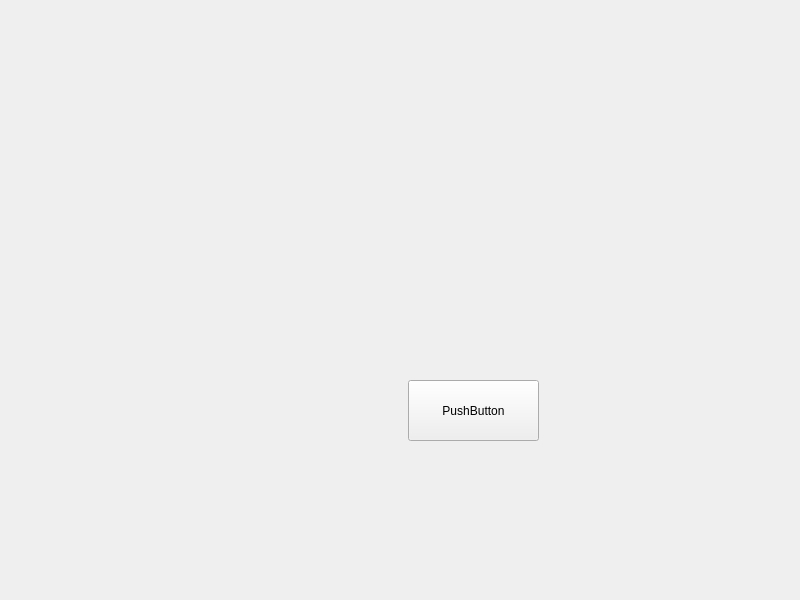
<?xml version="1.0" encoding="UTF-8"?>
<ui version="4.0">
 <class>Widget</class>
 <widget class="QWidget" name="Widget">
  <property name="geometry">
   <rect>
    <x>0</x>
    <y>0</y>
    <width>800</width>
    <height>600</height>
   </rect>
  </property>
  <property name="windowTitle">
   <string>Widget</string>
  </property>
  <widget class="QPushButton" name="pushButton">
   <property name="geometry">
    <rect>
     <x>408</x>
     <y>380</y>
     <width>131</width>
     <height>61</height>
    </rect>
   </property>
   <property name="text">
    <string>PushButton</string>
   </property>
  </widget>
 </widget>
 <resources/>
 <connections/>
</ui>
